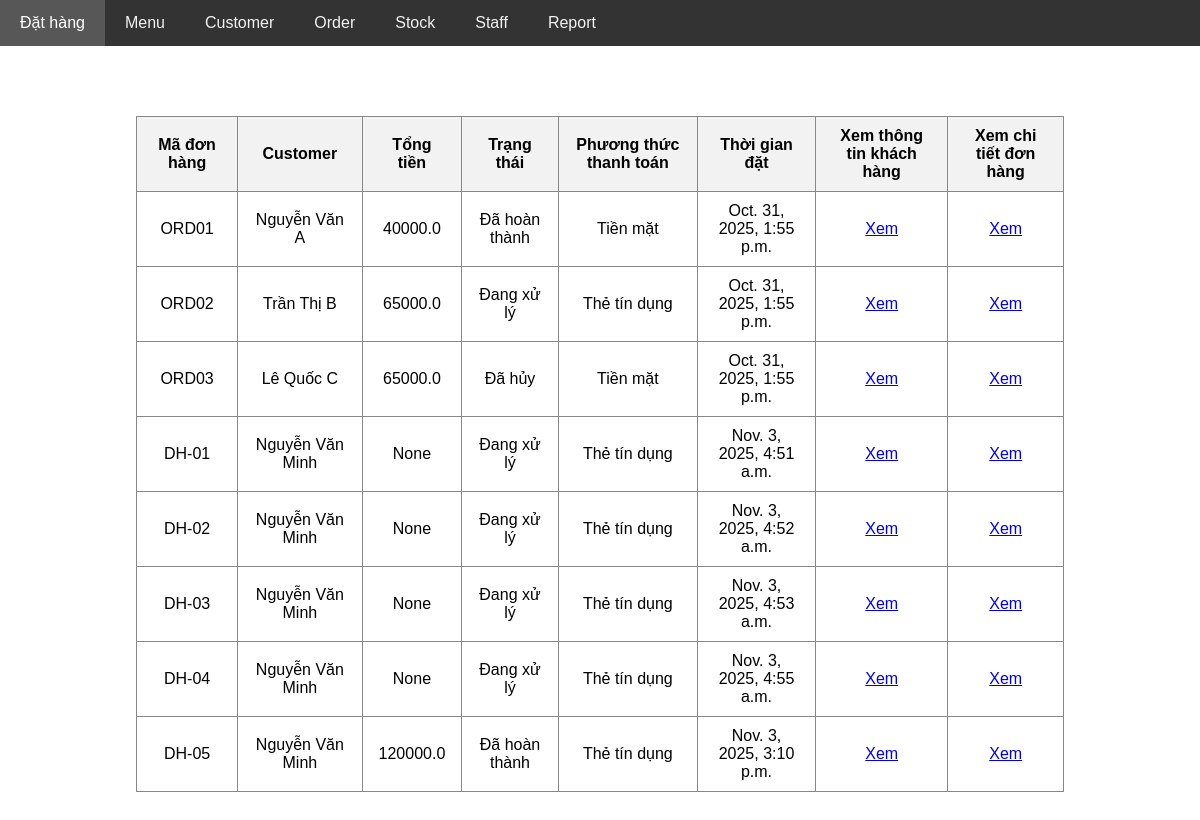
The page /core/order/ on the database as committed earlier.
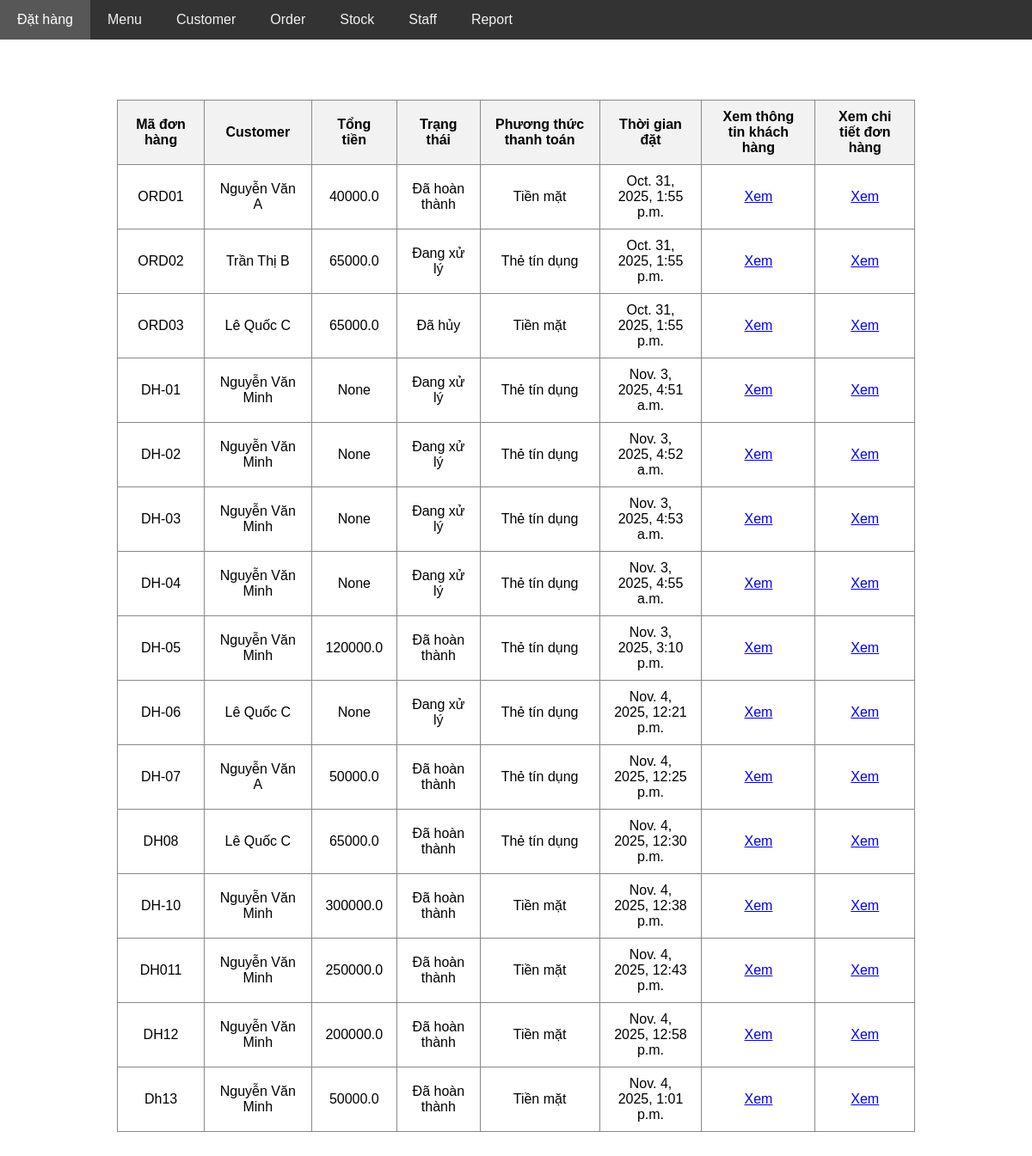
The same page on the database as committed later.
### core/models.py (models this page shows, shortened)
class Order(models.Model):
    class TypeChoices(models.TextChoices):
        PENDING = 'Đang xử lý'
        COMPLETED = 'Đã hoàn thành'
        CANCELED = 'Đã hủy'
    ma_don_hang = models.CharField(max_length=10, unique=True)
    customer = models.ForeignKey(Customer, on_delete=models.CASCADE, related_name='customer_orders')
    thoi_gian_dat = models.DateTimeField(auto_now_add=True)
    tong_tien = models.FloatField(null=True, blank=True)
    trang_thai = models.CharField(max_length=20, choices=TypeChoices.choices)
    phuong_thuc_thanh_toan = models.CharField(max_length=20, choices=PaymentChoices.choices)

class Customer(models.Model):
    class TypeChoices(models.TextChoices):
        NORMAL = 'Normal'
        VIP = 'VIP'
        ONLINE = 'Online'
    ma_khach_hang = models.CharField(max_length=10, unique=True)
    ho_ten = models.CharField(max_length=200)
    so_dien_thoai = models.CharField(max_length=15)
    dia_chi = models.CharField(max_length=200)
    hang_thanh_vien = models.CharField(max_length=20, choices=TypeChoices.choices)

### core/views.py (the view)
# urls.py: path('order/', views.show_order, name='show_order'),
def show_order(request):
    orders = Order.objects.all()
    return render(request, 'order/show_order.html', {
        'orders': orders
    })

### core/templates/order/show_order.html (shortened to what this page needs)
{% extends 'layout.html' %}
{% block body %}
<div style="display: flex; justify-content: center; margin-top: 30px;">
    <table border="1" style="text-align: center;">
        <tr>
            <th>Mã đơn hàng</th>
            <th>Customer</th>
            <th>Tổng tiền</th>
            <th>Trạng thái</th>
            <th>Phương thức thanh toán</th>
            <th>Thời gian đặt</th>
            <th>Xem thông tin khách hàng</th>
            <th>Xem chi tiết đơn hàng</th>
        </tr>
        {% for order in orders %}
            <tr>
                <td> {{order.ma_don_hang}} </td>
                <td> {{order.customer.ho_ten}} </td>
                <td> {{order.tong_tien}} </td>
                <td> {{order.trang_thai}} </td>
                <td> {{order.phuong_thuc_thanh_toan}} </td>
                <td> {{order.thoi_gian_dat}} </td>
                <td>
                    <a href="{% url 'show_customer_detail' order.customer.id %}">Xem</a>
                </td>
                <td>
                    <a href="{% url 'show_order_detail' order.id %}">Xem</a>
                </td>
        {% endfor %}
    </table>
</div>
{% endblock %}

### core/templates/layout.html (shortened to what this page needs)
<html lang="en">
<head>
</head>
<body>
    <div class="navbar">
        <a href="{% url 'core' %}">Đặt hàng</a>
        <a href="{% url 'show_menu' %}">Menu</a>
        <a href="{% url 'show_customer' %}">Customer</a>
        <a href="{% url 'show_order' %}">Order</a>
        <a href="{% url 'show_stock' %}">Stock</a>
        <a href="{% url 'show_staff' %}">Staff</a>
        <a href="{% url 'report' %}">Report</a>
    </div>
    <div class="container">
        {% block body %}
        {% endblock %}
    </div>
</body>
</html>

### core/templates/layout.html (style rules this page uses)
body { margin: 0; font-family: Arial, sans-serif; }
.navbar { background-color: #333; overflow: hidden; }
.navbar a { float: left; display: block; color: #f2f2f2; text-align: center; padding: 14px 20px; text-decoration: none; }
.container { padding: 20px; }

### core/templates/order/show_order.html (style rules this page uses)
table { border-collapse: collapse; width: 80%; margin: 20px auto; text-align: center; font-size: 16px; }
th, td { padding: 10px 15px; border: 1px solid #888; }
th { background-color: #f2f2f2; }

Rows that differ between the two databases and show on the page:
added Order: ma_don_hang "DH-06", customer.ho_ten "Lê Quốc C", tong_tien "None", trang_thai "Đang xử lý", phuong_thuc_thanh_toan "Thẻ tín dụng", thoi_gian_dat "Nov. 4, 2025, 12:21 p.m."
added Order: ma_don_hang "DH-07", customer.ho_ten "Nguyễn Văn A", tong_tien "50000.0", trang_thai "Đã hoàn thành", phuong_thuc_thanh_toan "Thẻ tín dụng", thoi_gian_dat "Nov. 4, 2025, 12:25 p.m."
added Order: ma_don_hang "DH08", customer.ho_ten "Lê Quốc C", tong_tien "65000.0", trang_thai "Đã hoàn thành", phuong_thuc_thanh_toan "Thẻ tín dụng", thoi_gian_dat "Nov. 4, 2025, 12:30 p.m."
added Order: ma_don_hang "DH-10", customer.ho_ten "Nguyễn Văn Minh", tong_tien "300000.0", trang_thai "Đã hoàn thành", phuong_thuc_thanh_toan "Tiền mặt", thoi_gian_dat "Nov. 4, 2025, 12:38 p.m."
added Order: ma_don_hang "DH011", customer.ho_ten "Nguyễn Văn Minh", tong_tien "250000.0", trang_thai "Đã hoàn thành", phuong_thuc_thanh_toan "Tiền mặt", thoi_gian_dat "Nov. 4, 2025, 12:43 p.m."
added Order: ma_don_hang "DH12", customer.ho_ten "Nguyễn Văn Minh", tong_tien "200000.0", trang_thai "Đã hoàn thành", phuong_thuc_thanh_toan "Tiền mặt", thoi_gian_dat "Nov. 4, 2025, 12:58 p.m."
added Order: ma_don_hang "Dh13", customer.ho_ten "Nguyễn Văn Minh", tong_tien "50000.0", trang_thai "Đã hoàn thành", phuong_thuc_thanh_toan "Tiền mặt", thoi_gian_dat "Nov. 4, 2025, 1:01 p.m."
